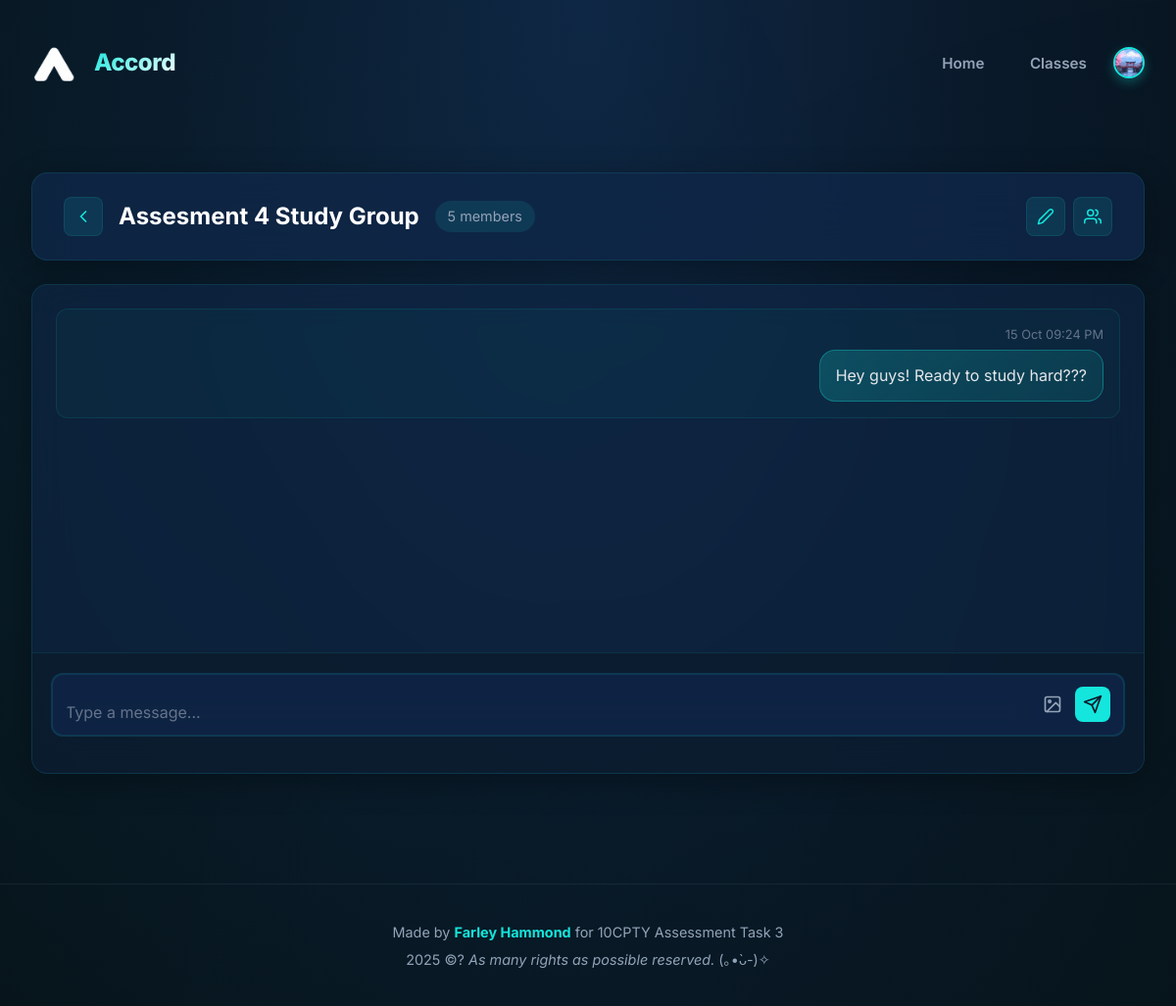
/inbox/3 (signed in), run on the app's committed database.
### tables this page shows
CREATE TABLE dm_threads (
        threadID INTEGER PRIMARY KEY AUTOINCREMENT,
        isGroup INTEGER DEFAULT 0,
        threadName TEXT,
        createdBy INTEGER,
        createdAt DATETIME DEFAULT CURRENT_TIMESTAMP
    );

CREATE TABLE dm_messages (
        messageID INTEGER PRIMARY KEY AUTOINCREMENT,
        threadID INTEGER NOT NULL,
        senderID INTEGER NOT NULL,
        content TEXT,
        imageURL TEXT,
        timestamp DATETIME DEFAULT CURRENT_TIMESTAMP,
        FOREIGN KEY (threadID) REFERENCES dm_threads(threadID),
        FOREIGN KEY (senderID) REFERENCES users(userID)
    );

### main.py (the view, shortened to what this page needs)
@app.route("/inbox/<int:thread_id>", methods=["GET", "POST"])
def dm_thread(thread_id):
    user = logged_in_user()
    if not user or not db.user_in_thread(user["id"], thread_id):
        flash("Not authorized.", "danger")
        return redirect(url_for("inbox"))
    db.mark_thread_as_read(user["id"], thread_id)
    messages = db.list_dm_messages(thread_id)
    participants = db.get_thread_participants(thread_id)
    thread_info = db.get_thread_by_id(thread_id)
    if thread_info and thread_info[1]:
        thread_name = thread_info[2] or "Group Chat"
    else:
        other_user = db.get_thread_other_user_name(thread_id, user["id"])
        thread_name = other_user[0] if other_user else "Direct Message"
    return render_template("dm_thread.html",
                           user=user,
                           messages=messages,
                           participants=participants,
                           thread_id=thread_id,
                           thread_name=thread_name)

### database_manager.py (called while the page is built)
def format_sydney_time(dt_string):
    if not dt_string:
        return ""
    try:
        utc_dt = datetime.strptime(dt_string, '%Y-%m-%d %H:%M:%S')
        utc_dt = pytz.utc.localize(utc_dt)
        sydney_dt = utc_dt.astimezone(SYDNEY_TZ)
        return sydney_dt.strftime('%d %b %I:%M %p')
    except:
        return dt_string

def get_connection():
    con = sql.connect(DB_PATH)
    con.execute("PRAGMA foreign_keys = ON;")
    return con

def get_unread_message_count(userID):
    con = get_connection()
    cur = con.cursor()
    cur.execute("""
        SELECT COUNT(*)
        FROM dm_messages m
        JOIN dm_participants p ON m.threadID = p.threadID
        WHERE p.userID = ?
        AND m.senderID != ?
        AND m.timestamp > COALESCE(p.lastRead, '1970-01-01')
    """, (userID, userID))
    count = cur.fetchone()[0]
    con.close()
    return count

def mark_thread_as_read(userID, threadID):
    con = get_connection()
    cur = con.cursor()
    now = datetime.utcnow().strftime('%Y-%m-%d %H:%M:%S')
    cur.execute("""
        UPDATE dm_participants
        SET lastRead = ?
        WHERE userID = ? AND threadID = ?
    """, (now, userID, threadID))
    con.commit()
    con.close()

def get_thread_by_id(threadID):
    con = get_connection()
    cur = con.cursor()
    cur.execute("SELECT * FROM dm_threads WHERE threadID = ?", (threadID,))
    result = cur.fetchone()
    con.close()
    return result

def get_thread_participants(threadID):
    con = get_connection()
    cur = con.cursor()
    cur.execute("""
        SELECT u.userID, u.name, u.email, u.avatar
        FROM dm_participants p
        JOIN users u ON p.userID = u.userID
        WHERE p.threadID = ?
    """, (threadID,))
    results = cur.fetchall()
    con.close()
    return results

def list_dm_messages(threadID, limit=200):
    con = get_connection()
    cur = con.cursor()
    cur.execute("""
        SELECT m.messageID, m.threadID, m.senderID, m.content, m.imageURL, m.timestamp, u.name, u.avatar
        FROM dm_messages m
        JOIN users u ON m.senderID = u.userID
        WHERE m.threadID = ?
        ORDER BY m.timestamp ASC
        LIMIT ?
    """, (threadID, limit))
    rows = cur.fetchall()
    con.close()
    return rows

def user_in_thread(userID, threadID):
    con = get_connection()
    cur = con.cursor()
    cur.execute("SELECT 1 FROM dm_participants WHERE userID = ? AND threadID = ?", (userID, threadID))
    result = cur.fetchone()
    con.close()
    return bool(result)

### templates/dm_thread.html (shortened to what this page needs)
{% extends "layout.html" %}
{% block content %}
<div class="page">
  <div class="dm-header">
    <div class="dm-header-left">
      <a href="{{ url_for('inbox') }}" class="back-button">
        <svg xmlns="http://www.w3.org/2000/svg" width="20" height="20" viewBox="0 0 24 24" fill="none" stroke="currentColor" stroke-width="2" stroke-linecap="round" stroke-linejoin="round"><polyline points="15 18 9 12 15 6"></polyline></svg>
      </a>
      <h1>{{ thread_name }}</h1>
      {% if participants|length > 2 %}
        <span class="participant-count">{{ participants|length }} members</span>
      {% endif %}
    </div>
    <div class="dm-header-actions">
      <button class="btn-icon" onclick="toggleRenameForm()">
        <svg xmlns="http://www.w3.org/2000/svg" width="18" height="18" viewBox="0 0 24 24" fill="none" stroke="currentColor" stroke-width="2" stroke-linecap="round" stroke-linejoin="round"><path d="M17 3a2.828 2.828 0 1 1 4 4L7.5 20.5 2 22l1.5-5.5L17 3z"></path></svg>
      </button>
      <button class="btn-icon" onclick="toggleParticipants()">
      </button>
    </div>
  </div>
  <div class="messages-container">
    <div class="messages-scroll" id="messagesScroll">
      {% if messages %}
        {% for m in messages %}
          <div class="message-item {% if m[2] == user.id %}own{% endif %}">
            <div class="message-content">
              <div class="message-header">
                <span class="message-time">{{ m[5]|sydney_time }}</span>
              </div>
              {% if m[3] %}
                <div class="message-text">{{ m[3] }}</div>
              {% endif %}
            </div>
          </div>
        {% endfor %}
      {% endif %}
    </div>
    <div class="message-input-container">
      <form method="POST" enctype="multipart/form-data" class="message-form">
        <div class="input-wrapper">
          <textarea name="content" rows="1" placeholder="Type a message..." id="messageInput" onkeydown="handleEnter(event)"></textarea>
          <label for="imageUpload" class="file-upload-label">
          </label>
          <button class="btn-send" type="submit">
            <svg xmlns="http://www.w3.org/2000/svg" width="20" height="20" viewBox="0 0 24 24" fill="none" stroke="currentColor" stroke-width="2" stroke-linecap="round" stroke-linejoin="round"><line x1="22" y1="2" x2="11" y2="13"></line><polygon points="22 2 15 22 11 13 2 9 22 2"></polygon></svg>
          </button>
        </div>
        <div id="fileName" class="file-name"></div>
      </form>
    </div>
  </div>
</div>
{% endblock %}

### data on the page
dm_threads: threadName "Assesment 4 Study Group"
dm_messages: timestamp "15 Oct 09:24 PM", content "Hey guys! Ready to study hard???"

### other printed values
{{ participants|length }} "5"
{{ now.year }} "2025"
